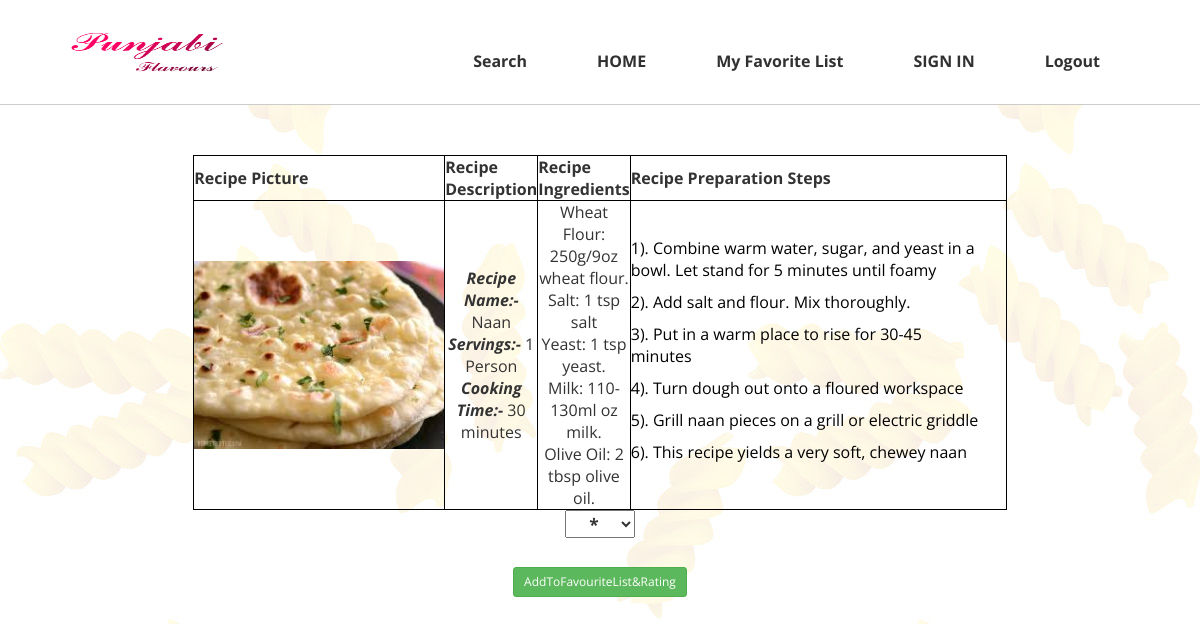
Page /SingleRecipeDetail.php?recipe_id=3&recipe_name=Naan&Picture=naan.jpg&Servings=1 Person&cooking_time=30 minutes (signed in) on the committed database.
### tables this page shows
CREATE TABLE `recipe_ingredient` (
  `id` int(11) NOT NULL,
  `recipe_id` int(11) NOT NULL,
  `ingredient_id` int(11) NOT NULL,
  `Quantity` varchar(1000) NOT NULL
);

CREATE TABLE `ingredients` (
  `ingredient_id` int(11) NOT NULL,
  `ingredient_name` varchar(200) NOT NULL
);

CREATE TABLE `recipe_preparation` (
  `recipe_prep_id` int(11) NOT NULL,
  `steps` int(50) NOT NULL,
  `recipe_description` varchar(1000) NOT NULL,
  `recipe_id` int(11) NOT NULL
);

### SingleRecipeDetail.php (the view, shortened to what this page needs)
<?php include "Classes/Recipe.php"; ?>
<?php include "includes/header.php"; ?>
<head>
</head>
<body>
<?php include "includes/navSearch.php";?>
<?php
	if( isset($_GET['recipe_name']) AND isset($_GET['Picture']) AND isset($_GET['Servings']) AND isset($_GET['cooking_time'])){
        $ingredients = Recipe::ReadAllIngredients($_GET['recipe_id']);
        $steps = Recipe::ReadPreparationSteps($_GET['recipe_id']);
        echo "<table border=1>";
        echo "<th > Recipe Picture </th>";
        echo "<th > Recipe Description </th>";
        echo "<th> Recipe Ingredients </th>";
        echo "<th> Recipe Preparation Steps </th>";
        echo "<tr>";
        echo "<td>";
        echo "<img src = \"images/recipe/".$_GET['Picture']." \" height='auto' width='250px' />";
        echo "</td>";
        echo "<td>";
        echo "<i><b>Recipe Name:-</i></b> ".$_GET['recipe_name']."<br/>";
        echo "<i><b>Servings:-</i></b> ".$_GET['Servings']."<br/>";
        echo "<i><b>Cooking Time:-</i></b> ".$_GET['cooking_time']."<br/>";
        echo "</td>";
        echo "<td >";
        foreach($ingredients as $Index => $Element){
        echo $Element['ingredient_name'].': ' .$Element['Quantity'].'<br/>';  }
        echo "</td>";
        echo "<td style='padding-Right: 25px;'>";
         echo "<table >";
         foreach($steps as $Index => $Element){
             echo "<tr>";
                echo "<p style='color:Black; text-align:left';>";
                echo $Element['steps']. "). " . $Element['recipe_description'];
                echo "</p>";
             echo "</tr>";
            }
          echo "</table>";
          echo "</td>";
        echo "</tr>";
        echo "</table>";
    }
?>
    <form action="#" method="post" align="right">
	<div class="form-group">
        <select name='Rating' style="font-weight:bold;font-size:13pt">
           <option value ="1"> * </option>
        </select>
       <br/><br/>
       <input type = 'submit' name = 'submit_Favorite' value = 'AddToFavouriteList&Rating' class="btn btn-success btn-sm">
        <br/><br/>
    </div>
    </form>

### css/style.css (style rules this page uses)
body { background:url(../images/BG.jpg); margin:0px; padding:0px; font-family:hansen; font-size:20px; }
* { margin:0px; padding:0px; }

### css/styleLogin.css (style rules this page uses)
* { margin: 0px auto; padding: 0px; text-align: center; font-family: 'Open Sans', sans-serif; }

### Classes/Recipe.php (style rules this page uses)
table { border:1px solid black; margin:0px auto; width:350px; }

### SingleRecipeDetail.php (style rules this page uses)
td { width:auto:; }

### rows in the picture
recipe_ingredient: ingredient.ingredient_name "Wheat Flour", Quantity "250g/9oz wheat flour."
recipe_ingredient: ingredient.ingredient_name "Salt", Quantity "1 tsp salt"
recipe_ingredient: ingredient.ingredient_name "Yeast", Quantity "1 tsp yeast."
recipe_ingredient: ingredient.ingredient_name "Milk", Quantity "110-130ml oz milk."
recipe_ingredient: ingredient.ingredient_name "Olive Oil", Quantity "2 tbsp olive oil."
recipe_preparation: steps "1", recipe_description "Combine warm water, sugar, and yeast in a bowl. Let stand for 5 minutes until foamy"
recipe_preparation: steps "2", recipe_description "Add salt and flour. Mix thoroughly."
recipe_preparation: steps "3", recipe_description "Put in a warm place to rise for 30-45 minutes"
recipe_preparation: steps "4", recipe_description "Turn dough out onto a floured workspace"
recipe_preparation: steps "5", recipe_description "Grill naan pieces on a grill or electric griddle"
recipe_preparation: steps "6", recipe_description "This recipe yields a very soft, chewey naan"

### other values in the picture
$_GET['recipe_name'] "Naan"
$_GET['Servings'] "1 Person"
$_GET['cooking_time'] "30 minutes"
